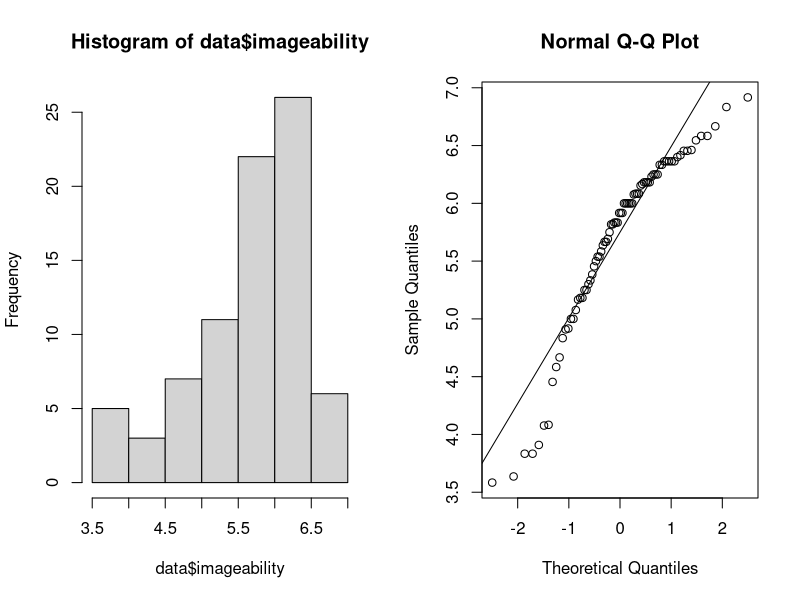
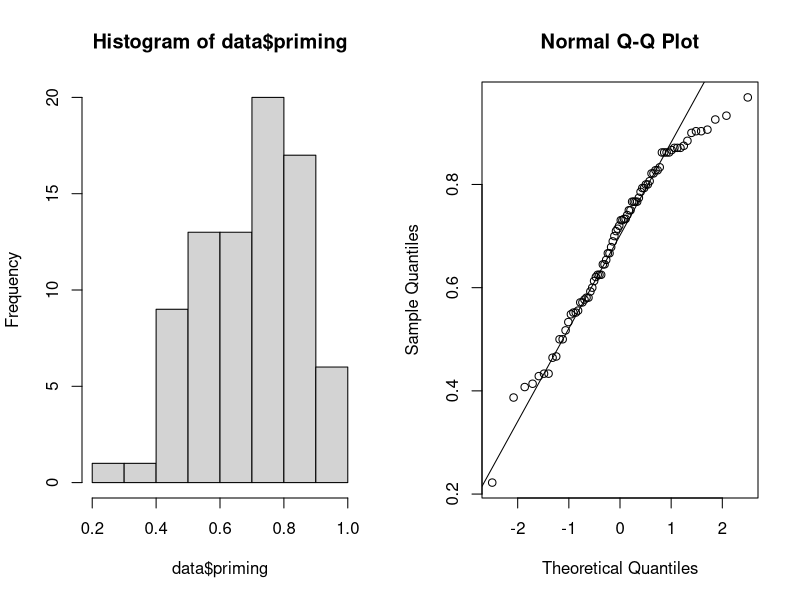

The R script that drew these images, in order:
## Experiment 2 Imageability Correlation

##### CORRELATION #####

# load data
data<-read.csv("Experiment 2 Imageability Ratings.csv")
data$X<-NULL
length(unique(data$item)) # should be 80 (20*2*2)

# check for normality of variables

op <- par(mfrow = c(1, 2))
hist(data$imageability)
qqnorm(data$imageability)
qqline(data$imageability)
par(op)

op <- par(mfrow = c(1, 2))
hist(data$priming)
qqnorm(data$priming)
qqline(data$priming)
par(op)

# proceed with pearson correlation (normal enough)
cor.test(data$imageability,data$priming)
